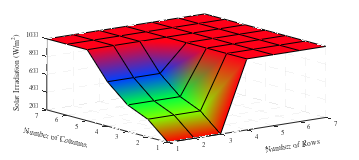

MATLAB code for this plot:
clc;
clear all;

% define figure properties
opts.width      = 3.6;
opts.height     = 1.6;
opts.fontType   = 'Times';
opts.fontSize   = 5;

x = 1:1:7;
y = 1:1:7;

[X,Y] = meshgrid(x,y);

for i = 1:7
    
    for  j = 1:7

        if ((i==1 && j==1) || (i==1 && j==2) || (i==1 && j==3))
            Z(i,j) = 200;
        elseif ((i==2 && j==1) || (i==2 && j==2) || (i==2 && j==3))
            Z(i,j) = 400;
        elseif ((i==3 && j==1) || (i==3 && j==2) || (i==3 && j==3))
            Z(i,j) = 500;
        elseif ((i==4 && j==1) || (i==4 && j==2) || (i==4 && j==3))
            Z(i,j) = 700;
        else
            Z(i,j) = 1000;
        end 
    end
end

fig = surf(Z);
xlabel('Number of Rows');
ylabel('Number of Columns');
zlabel('Solar Irradiation (W/m^2)');

set(gca,'GridLineStyle','--','GridColor',[0.7, 0.7, 0.7]);
set(gca,'fontname',opts.fontType,'FontSize',opts.fontSize);
set(gca,'xtick',[1:1:7],'ytick',[1:1:7]);
set(get(gca,'xlabel'),'rotation',9);
set(get(gca,'ylabel'),'rotation',-13);

colormap("hsv");
% colorbar;
set(fig,'edgecolor','black','LineWidth',0.2,'facecolor','interp');

set(gcf, 'PaperUnits', 'inches');
set(gcf, 'PaperPosition', [0 0 opts.width opts.height]);
print('Corner Shading','-vector','-dmeta','-r900');

% pause(1)
% close all